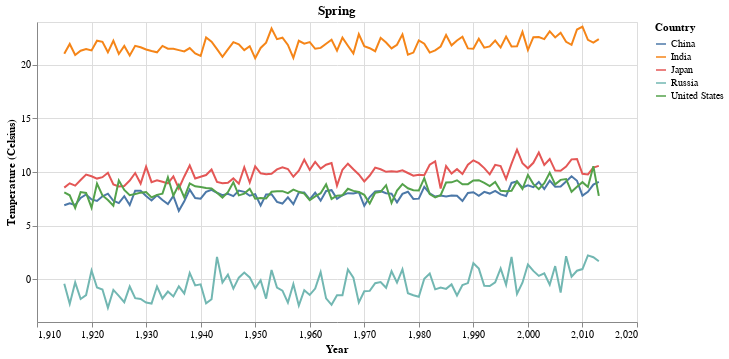

Here is the notebook cell this chart was saved with:
### Code cell
create_chart(top_collapsed[top_collapsed['season'] == 'spring'], 'Spring')

### Figure 1 — Vega-Lite specification as saved in the notebook (floating-point values rounded to 4 significant figures; data arrays with more than 128 entries replaced by an {"elided": "..."} marker saying what was removed)
{"config": {"view": {"continuousWidth": 400, "continuousHeight": 300}}, "data": {"name": "data-469921619147419ebd210ec9990036ce"}, "mark": "line", "encoding": {"color": {"field": "country", "title": "Country", "type": "nominal"}, "tooltip": [{"field": "year", "type": "quantitative"}, {"field": "averagetemperature", "type": "quantitative"}, {"field": "country", "type": "nominal"}], "x": {"field": "year", "title": "Year", "type": "quantitative"}, "y": {"field": "averagetemperature", "scale": {"zero": false}, "title": "Temperature (Celsius)", "type": "quantitative"}}, "height": 300, "title": "Spring", "width": 600, "$schema": "https://vega.github.io/schema/vega-lite/v4.17.0.json", "datasets": {"data-469921619147419ebd210ec9990036ce": {"elided": "495 records"}}}
